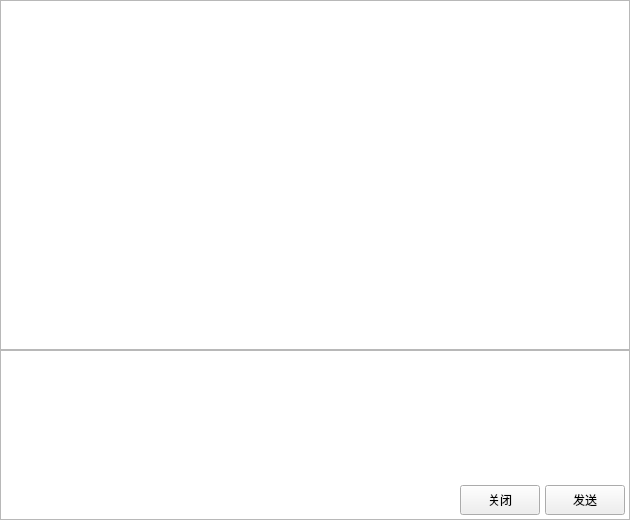
<?xml version="1.0" encoding="UTF-8"?>
<ui version="4.0">
 <class>Chat</class>
 <widget class="QWidget" name="Chat">
  <property name="geometry">
   <rect>
    <x>0</x>
    <y>0</y>
    <width>630</width>
    <height>520</height>
   </rect>
  </property>
  <property name="minimumSize">
   <size>
    <width>630</width>
    <height>520</height>
   </size>
  </property>
  <property name="maximumSize">
   <size>
    <width>630</width>
    <height>520</height>
   </size>
  </property>
  <property name="windowTitle">
   <string>Form</string>
  </property>
  <widget class="QTextBrowser" name="textBrowser">
   <property name="geometry">
    <rect>
     <x>0</x>
     <y>0</y>
     <width>630</width>
     <height>350</height>
    </rect>
   </property>
   <property name="minimumSize">
    <size>
     <width>630</width>
     <height>350</height>
    </size>
   </property>
   <property name="maximumSize">
    <size>
     <width>630</width>
     <height>350</height>
    </size>
   </property>
  </widget>
  <widget class="QTextEdit" name="textEdit">
   <property name="geometry">
    <rect>
     <x>0</x>
     <y>350</y>
     <width>630</width>
     <height>170</height>
    </rect>
   </property>
   <property name="minimumSize">
    <size>
     <width>630</width>
     <height>170</height>
    </size>
   </property>
   <property name="maximumSize">
    <size>
     <width>16777215</width>
     <height>170</height>
    </size>
   </property>
  </widget>
  <widget class="QPushButton" name="sendmsg_Button">
   <property name="geometry">
    <rect>
     <x>545</x>
     <y>485</y>
     <width>80</width>
     <height>30</height>
    </rect>
   </property>
   <property name="minimumSize">
    <size>
     <width>80</width>
     <height>30</height>
    </size>
   </property>
   <property name="maximumSize">
    <size>
     <width>80</width>
     <height>30</height>
    </size>
   </property>
   <property name="text">
    <string>发送</string>
   </property>
  </widget>
  <widget class="QPushButton" name="close_Button">
   <property name="geometry">
    <rect>
     <x>460</x>
     <y>485</y>
     <width>80</width>
     <height>30</height>
    </rect>
   </property>
   <property name="minimumSize">
    <size>
     <width>80</width>
     <height>30</height>
    </size>
   </property>
   <property name="maximumSize">
    <size>
     <width>80</width>
     <height>30</height>
    </size>
   </property>
   <property name="text">
    <string>关闭</string>
   </property>
  </widget>
 </widget>
 <resources/>
 <connections/>
</ui>
